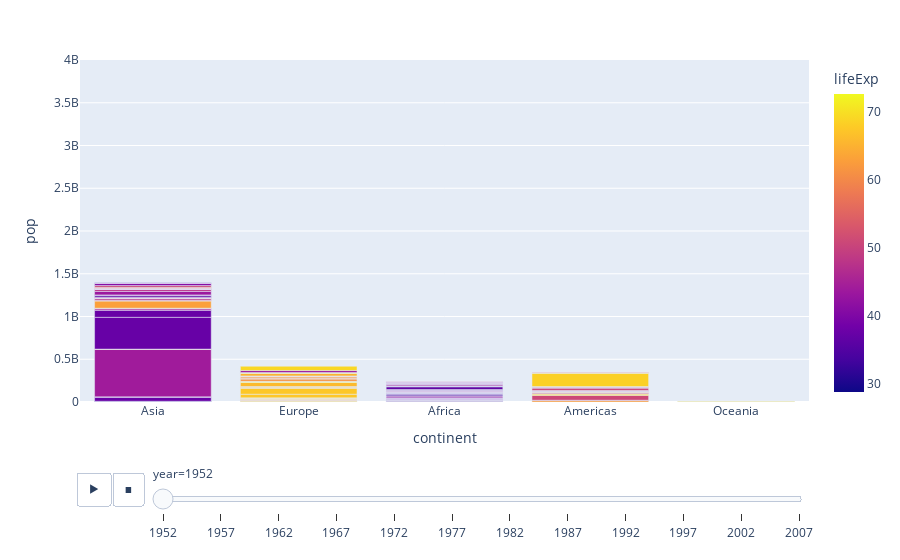

Notebook code for this chart:
### Code cell
fig = px.bar(
    gapminder,
    x="continent",
    y="pop",
    color="lifeExp",
    animation_frame="year",
    hover_name="country",
    range_y=[0, 4000000000],
)
fig.show()

### Figure 1 — Plotly figure (JSON) as saved in the notebook; plotly's stock layout.template omitted (floating-point values rounded to 4 significant figures; data arrays with more than 128 entries replaced by an {"elided": "..."} marker saying what was removed)
{"data": [{"hovertemplate": "<b>%{hovertext}</b><br><br>year=1952<br>continent=%{x}<br>pop=%{y}<br>lifeExp=%{marker.color}<extra></extra>", "hovertext": {"elided": "142 str values"}, "legendgroup": "", "marker": {"color": {"elided": "142 float values"}, "coloraxis": "coloraxis", "pattern": {"shape": ""}}, "name": "", "orientation": "v", "showlegend": false, "textposition": "auto", "type": "bar", "x": {"elided": "142 str values"}, "xaxis": "x", "y": {"elided": "142 int values"}, "yaxis": "y"}], "layout": {"barmode": "relative", "coloraxis": {"colorbar": {"title": {"text": "lifeExp"}}, "colorscale": [[0, "#0d0887"], [0.1111, "#46039f"], [0.2222, "#7201a8"], [0.3333, "#9c179e"], [0.4444, "#bd3786"], [0.5556, "#d8576b"], [0.6667, "#ed7953"], [0.7778, "#fb9f3a"], [0.8889, "#fdca26"], [1, "#f0f921"]]}, "legend": {"tracegroupgap": 0}, "margin": {"t": 60}, "sliders": [{"active": 0, "currentvalue": {"prefix": "year="}, "len": 0.9, "pad": {"b": 10, "t": 60}, "steps": [{"args": [["1952"], {"frame": {"duration": 0, "redraw": true}, "fromcurrent": true, "mode": "immediate", "transition": {"duration": 0, "easing": "linear"}}], "label": "1952", "method": "animate"}, {"args": [["1957"], {"frame": {"duration": 0, "redraw": true}, "fromcurrent": true, "mode": "immediate", "transition": {"duration": 0, "easing": "linear"}}], "label": "1957", "method": "animate"}, {"args": [["1962"], {"frame": {"duration": 0, "redraw": true}, "fromcurrent": true, "mode": "immediate", "transition": {"duration": 0, "easing": "linear"}}], "label": "1962", "method": "animate"}, {"args": [["1967"], {"frame": {"duration": 0, "redraw": true}, "fromcurrent": true, "mode": "immediate", "transition": {"duration": 0, "easing": "linear"}}], "label": "1967", "method": "animate"}, {"args": [["1972"], {"frame": {"duration": 0, "redraw": true}, "fromcurrent": true, "mode": "immediate", "transition": {"duration": 0, "easing": "linear"}}], "label": "1972", "method": "animate"}, {"args": [["1977"], {"frame": {"duration": 0, "redraw": true}, "fromcurrent": true, "mode": "immediate", "transition": {"duration": 0, "easing": "linear"}}], "label": "1977", "method": "animate"}, {"args": [["1982"], {"frame": {"duration": 0, "redraw": true}, "fromcurrent": true, "mode": "immediate", "transition": {"duration": 0, "easing": "linear"}}], "label": "1982", "method": "animate"}, {"args": [["1987"], {"frame": {"duration": 0, "redraw": true}, "fromcurrent": true, "mode": "immediate", "transition": {"duration": 0, "easing": "linear"}}], "label": "1987", "method": "animate"}, {"args": [["1992"], {"frame": {"duration": 0, "redraw": true}, "fromcurrent": true, "mode": "immediate", "transition": {"duration": 0, "easing": "linear"}}], "label": "1992", "method": "animate"}, {"args": [["1997"], {"frame": {"duration": 0, "redraw": true}, "fromcurrent": true, "mode": "immediate", "transition": {"duration": 0, "easing": "linear"}}], "label": "1997", "method": "animate"}, {"args": [["2002"], {"frame": {"duration": 0, "redraw": true}, "fromcurrent": true, "mode": "immediate", "transition": {"duration": 0, "easing": "linear"}}], "label": "2002", "method": "animate"}, {"args": [["2007"], {"frame": {"duration": 0, "redraw": true}, "fromcurrent": true, "mode": "immediate", "transition": {"duration": 0, "easing": "linear"}}], "label": "2007", "method": "animate"}], "x": 0.1, "xanchor": "left", "y": 0, "yanchor": "top"}], "updatemenus": [{"buttons": [{"args": [null, {"frame": {"duration": 500, "redraw": true}, "fromcurrent": true, "mode": "immediate", "transition": {"duration": 500, "easing": "linear"}}], "label": "&#9654;", "method": "animate"}, {"args": [[null], {"frame": {"duration": 0, "redraw": true}, "fromcurrent": true, "mode": "immediate", "transition": {"duration": 0, "easing": "linear"}}], "label": "&#9724;", "method": "animate"}], "direction": "left", "pad": {"r": 10, "t": 70}, "showactive": false, "type": "buttons", "x": 0.1, "xanchor": "right", "y": 0, "yanchor": "top"}], "xaxis": {"anchor": "y", "domain": [0, 1], "title": {"text": "continent"}}, "yaxis": {"anchor": "x", "domain": [0, 1], "range": [0, 4000000000], "title": {"text": "pop"}}}}
